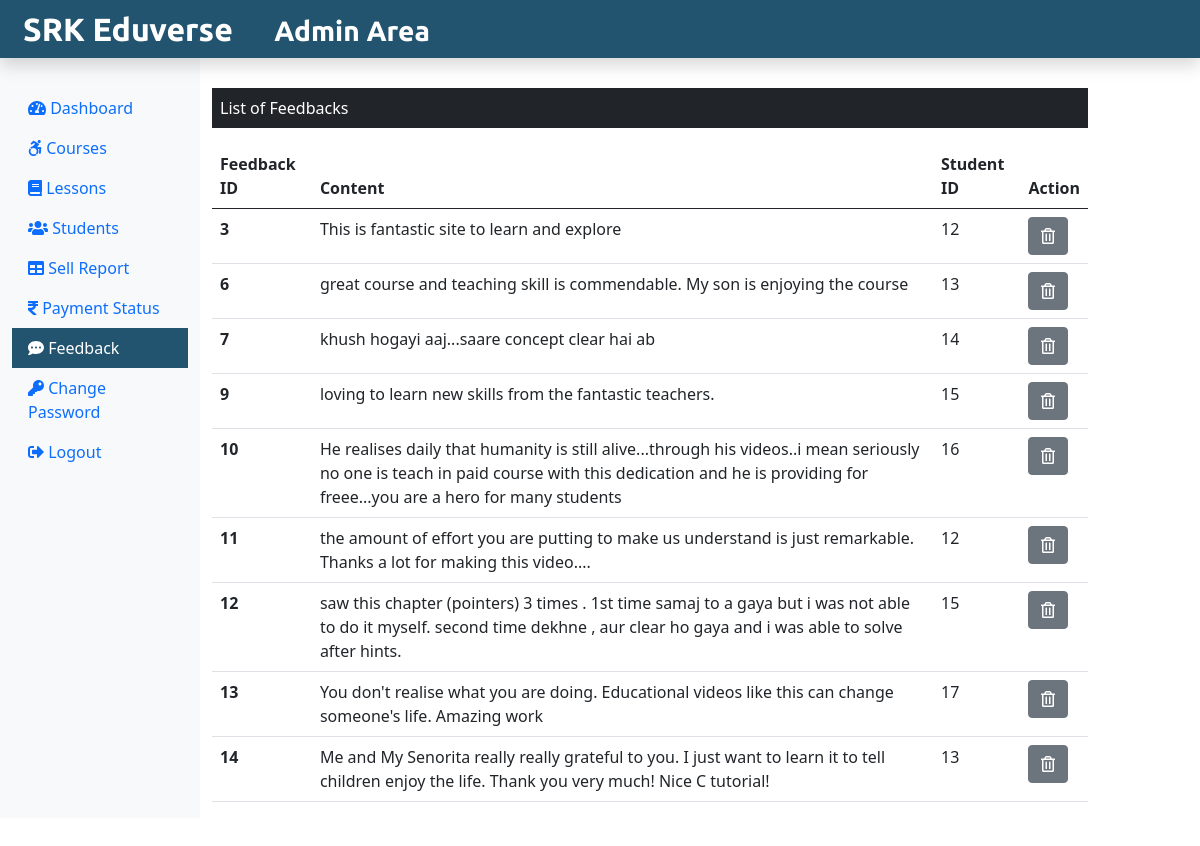
Page /admin/feedback.php (signed in) on the committed database.
### tables this page shows
CREATE TABLE `feedback` (
  `f_id` int(11) NOT NULL,
  `f_content` text NOT NULL,
  `stu_id` int(11) NOT NULL
);

### admin/feedback.php (the view, shortened to what this page needs)
<?php
include('./adminInclude/header.php');
include('../dbConnection.php');
?>
  <div class="col-sm-9 mt-5">
    <p class=" bg-dark text-white p-2">List of Feedbacks</p>
    <?php
      $sql = "SELECT * FROM feedback";
      $result = $conn->query($sql);
      if($result->num_rows > 0){
       echo '<table class="table">
       <thead>
        <tr>
         <th scope="col">Feedback ID</th>
         <th scope="col">Content</th>
         <th scope="col">Student ID</th>
         <th scope="col">Action</th>
        </tr>
       </thead>
       <tbody>';
        while($row = $result->fetch_assoc()){
          echo '<tr>';
          echo '<th scope="row">'.$row["f_id"].'</th>';
          echo '<td>'. $row["f_content"].'</td>';
          echo '<td>'.$row["stu_id"].'</td>';
          echo '<td><form action="" method="POST" class="d-inline"><input type="hidden" name="id" value='. $row["f_id"] .'><button type="submit" class="btn btn-secondary" name="delete" value="Delete"><i class="far fa-trash-alt"></i></button></form></td>
         </tr>';
        }
        echo '</tbody>
        </table>';
      } else {
        echo "0 Result";
      }
     ?>
  </div>
 </div>
</div>
<?php
include('./adminInclude/footer.php');
?>

### admin/adminInclude/header.php (shortened to what this page needs)
<!DOCTYPE html>
<html lang="en">
<head>
 <link rel="stylesheet" href="../css/bootstrap.min.css">
 <link rel="stylesheet" href="../css/all.min.css">
 <link rel="stylesheet" href="../css/adminstyle.css">
</head>
<body>
 <nav class="navbar navbar-dark fixed-top p-0 shadow" style="background-color: #225470;">
  <a class="navbar-brand col-sm-3 col-md-2 mr-0" href="adminDashboard.php">‏‏‎ ‏‏‎ ‎‏‏‎ ‎‎SRK Eduverse <small class="text-white">‏‏‎ ‎‏‏‎ ‏‏‎ ‎‏‏‎ ‎‏‏‎ ‎‎Admin Area</small></a>
 </nav>
 <div class="container-fluid mb-5" style="margin-top:40px;">
  <div class="row">
   <nav class="col-sm-3 col-md-2 bg-light sidebar py-5 d-print-none">
    <div class="sidebar-sticky">
     <ul class="nav flex-column">
      <li class="nav-item">
       <a class="nav-link <?php if(PAGE == 'dashboard') {echo 'active';} ?>" href="adminDashboard.php">
        <i class="fas fa-tachometer-alt"></i>
        Dashboard
       </a>
      </li>
      <li class="nav-item">
       <a class="nav-link <?php if(PAGE == 'courses') {echo 'active';} ?>" href="courses.php">
        <i class="fab fa-accessible-icon"></i>
        Courses
       </a>
      </li>
      <li class="nav-item">
       <a class="nav-link <?php if(PAGE == 'lessons') {echo 'active';} ?>" href="lessons.php">
        <i class="fas fa-book"></i>
        Lessons
       </a>
      </li>
      <li class="nav-item">
       <a class="nav-link <?php if(PAGE == 'students') {echo 'active';} ?>" href="students.php">
        <i class="fas fa-users"></i>
        Students
       </a>
      </li>
      <li class="nav-item">
       <a class="nav-link <?php if(PAGE == 'sellreport') {echo 'active';} ?>" href="sellReport.php">
        <i class="fas fa-table"></i>
        Sell Report
       </a>
      </li>
      <li class="nav-item">
       <a class="nav-link <?php if(PAGE == 'paymentstatus') {echo 'active';} ?>" href="adminPaymentStatus.php">
        <i class="fas fa-rupee-sign"></i>
        Payment Status
       </a>
      </li>
      <li class="nav-item">
       <a class="nav-link <?php if(PAGE == 'feedback') {echo 'active';} ?>" href="feedback.php">
        <i class="fas fa-comment-dots"></i>
        Feedback
       </a>
      </li>
      <li class="nav-item">
       <a class="nav-link <?php if(PAGE == 'changepass') {echo 'active';} ?>" href="adminChangePass.php">
        <i class="fas fa-key"></i>
        Change Password
       </a>
      </li>
      <li class="nav-item">
       <a class="nav-link" href="../logout.php">
        <i class="fas fa-sign-out-alt"></i>
        Logout
       </a>
      </li>
     </ul>
    </div>
   </nav>

### admin/adminInclude/footer.php (shortened to what this page needs)
</body>
</html>

### css/adminstyle.css (style rules this page uses)
.navbar-brand { font-family: "Ubuntu", sans-serif; font-size: 2em; font-weight: bold; color: #fff; }
.active { background-color: #225470; color: #fff; }

### rows in the picture
feedback: f_id "3", f_content "This is fantastic site to learn and explore", stu "12"
feedback: f_id "6", f_content "great course and teaching skill is commendable. My son is enjoying the course", stu "13"
feedback: f_id "7", f_content "khush hogayi aaj...saare concept clear hai ab", stu "14"
feedback: f_id "9", f_content "loving to learn new skills from the fantastic teachers.", stu "15"
feedback: f_id "10", f_content "He realises daily that humanity is still alive...through his videos..i mean seriously no one is teach in paid course with this dedication and he is providing for freee...you are a hero for many students", stu "16"
feedback: f_id "11", f_content "the amount of effort you are putting to make us understand is just remarkable. Thanks a lot for making this video....", stu "12"
feedback: f_id "12", f_content "saw this chapter (pointers) 3 times . 1st time samaj to a gaya but i was not able to do it myself. second time dekhne , aur clear ho gaya and i was able to solve after hints.", stu "15"
feedback: f_id "13", f_content "You don't realise what you are doing. Educational videos like this can change someone's life. Amazing work", stu "17"
feedback: f_id "14", f_content "Me and My Senorita really really grateful to you. I just want to learn it to tell children enjoy the life. Thank you very much! Nice C tutorial!", stu "13"
